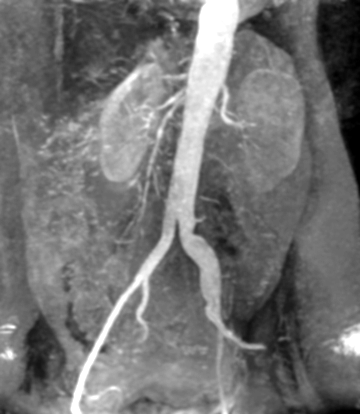
#> input picture images/Fig0106(b)(PET_image).tif, 360 x 414 px
$ python '7-Erosão e Dilatação.py'
#> lines starting #> are read from the running program, lines starting #| are printed output that depends on the picture
from PIL import Image, ImageChops


def aplicar_morfologia(imagem, operacao):
    largura, altura = imagem.size
    nova_imagem = Image.new("L", (largura, altura))

    for x in range(largura):
        for y in range(altura):
            vizinhos = []

            for i in range(max(0, x - 1), min(largura, x + 2)):
                for j in range(max(0, y - 1), min(altura, y + 2)):
                    vizinhos.append(imagem.getpixel((i, j)))

            nova_imagem.putpixel((x, y), operacao(vizinhos))

    return nova_imagem


imagem = Image.open(
    "images/Fig0106(b)(PET_image).tif"
).convert("L")
#> imagem is the input picture: PIL image 360x414 L; min 0, max 255, mean 115

imagem_erodida = aplicar_morfologia(imagem, min)
#> in aplicar_morfologia, `nova_imagem = Image.new("L", (largura, altura))`: nova_imagem: PIL image 360x414 L; every value is 0
#> after the loop in aplicar_morfologia, `for x in range(largura):`:
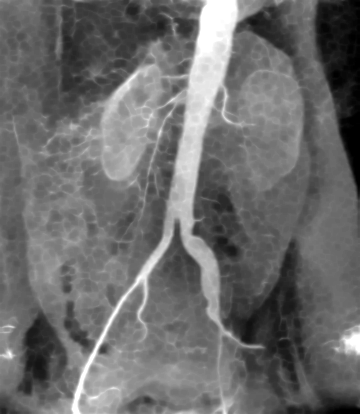
#> nova_imagem: PIL image 360x414 L; min 0, max 255, mean 107.7
imagem_erodida.save("images/erosao.tif")

imagem_dilatada = aplicar_morfologia(imagem, max)
#> after the loop in aplicar_morfologia (call 2), `for x in range(largura):`:
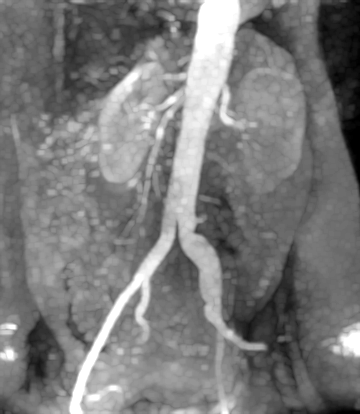
#> nova_imagem: PIL image 360x414 L; min 0, max 255, mean 122.4
imagem_dilatada.save("images/dilatacao.tif")

imagem_aberta = aplicar_morfologia(
    aplicar_morfologia(imagem, min),
    max,
)
imagem_top_hat = ImageChops.subtract(imagem, imagem_aberta)
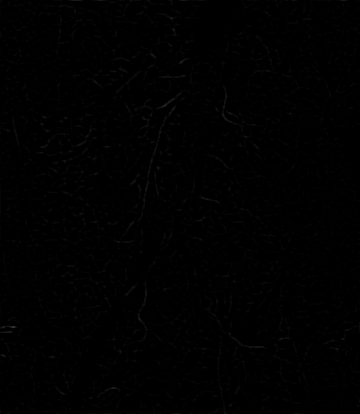
#> imagem_top_hat: PIL image 360x414 L; min 0, max 55, mean 0.9
imagem_top_hat.save("images/tophat.tif")

print("Erosão, dilatação e Transformada Top-Hat aplicadas com sucesso!")
